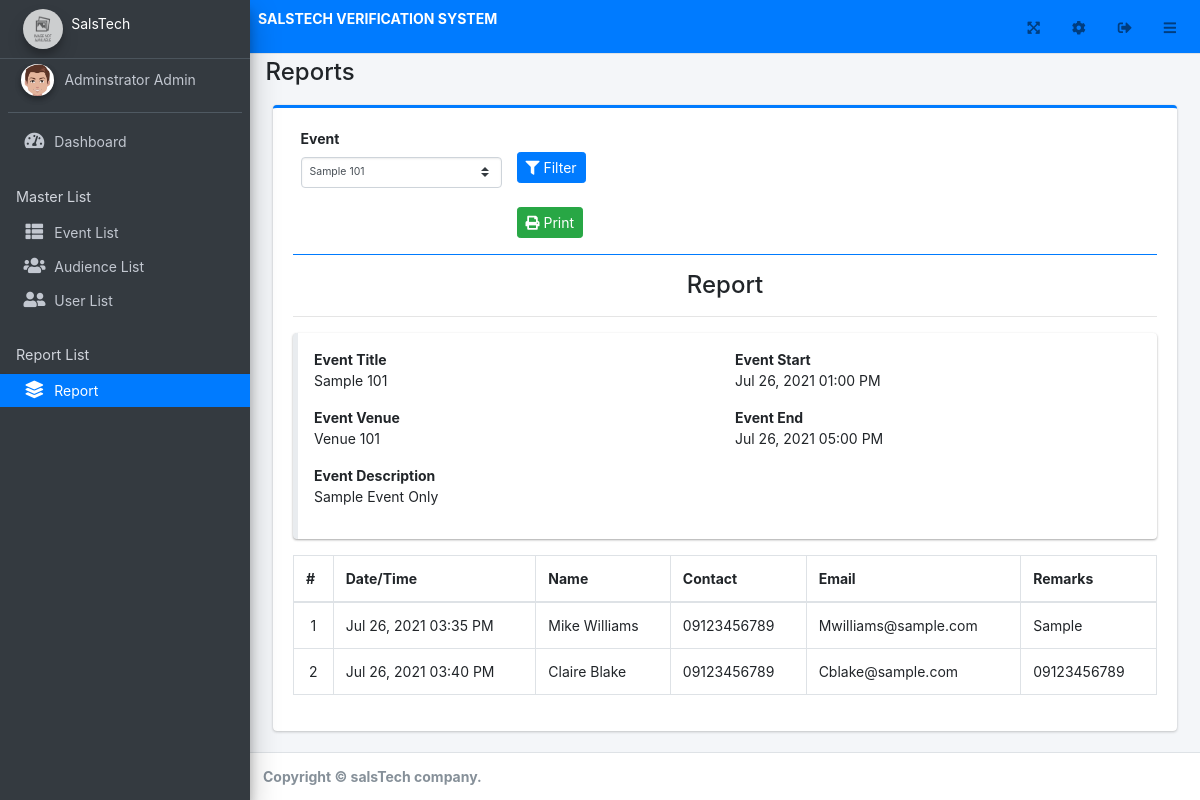
The page /admin/?page=reports (signed in) on the database as committed earlier.
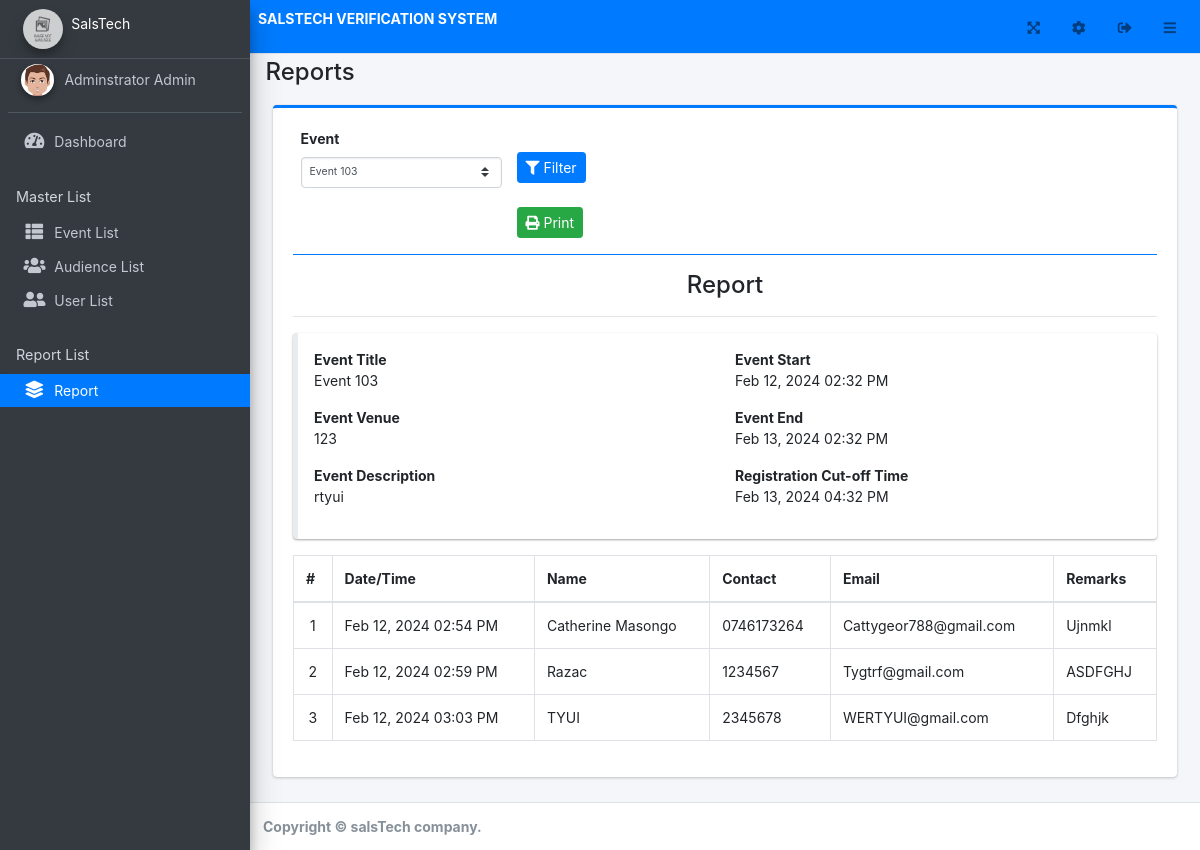
The same page on the database as committed later.
### tables this page shows
CREATE TABLE `registration_history` (
  `id` int(30) NOT NULL,
  `event_id` int(30) NOT NULL,
  `audience_id` int(30) NOT NULL,
  `user_id` int(30) NOT NULL,
  `date_created` datetime NOT NULL DEFAULT current_timestamp()
);

CREATE TABLE `event_audience` (
  `id` int(30) NOT NULL,
  `event_id` int(30) NOT NULL,
  `name` text NOT NULL,
  `contact` varchar(50) NOT NULL,
  `email` text NOT NULL,
  `remarks` text NOT NULL,
  `status` tinyint(1) NOT NULL DEFAULT 0,
  `date_created` datetime NOT NULL DEFAULT current_timestamp(),
  `date_updated` datetime DEFAULT NULL ON UPDATE current_timestamp()
);

### admin/reports/index.php (the view, shortened to what this page needs)
<?php
$event_id = isset($_GET['eid'])? $_GET['eid'] : '';
?>
<div class="col-md-12">
	<div class="card card-outline card-primary">
		<div class="card-body">
			<form action="" id="filter-frm">
			<div class="col-md-12">
				<div class="row">
					<div class="col-sm-3">
						<div class="form-group">
							<label for="event_id">Event</label>
							<select name="event_id" id="event_id" class="custom-select custom-select-sm select2">
								<?php
									$event= $conn->query("SELECT * FROM event_list order by title asc");
									while($row=$event->fetch_assoc()):
										if(empty($event_id))
										$event_id = $row['id'];
								?>
								<option value="<?php echo $row['id'] ?>" <?php echo $event_id == $row['id'] ? 'selected' : '' ?>><?php echo(ucwords($row['title'])) ?></option>
							<?php endwhile; ?>
							</select>
						</div>
					</div>
					<div class="col-sm-2">
						<button class="btn btn-sm btn-primary mt-4"><i class="fa fa-filter"></i> Filter</button>
						<button class="btn btn-sm btn-success mt-4" onclick="_Print()"><i class="fa fa-print"></i> Print</button>
					</div>
				</div>
			</div>
			</form>
			<hr class="border-primary">
			<div id="report-tbl-holder">
				<h4 class="text-center">Report</h4>
				<hr>
				<div class="callout">
					<div class="row">
						<div class="col-md-6">
							<dl>
								<dt>Event Title</dt>
								<dd><?php echo $title ?></dd>
							</dl>
							<dl>
								<dt>Event Venue</dt>
								<dd><?php echo $venue ?></dd>
							</dl>
							<dl>
								<dt>Event Description</dt>
								<dd><?php echo $description ?></dd>
							</dl>
						</div>
						<div class="col-md-6">
							<dl>
								<dt>Event Start</dt>
								<dd><?php echo date("M d, Y h:i A",strtotime($datetime_start)) ?></dd>
							</dl>
							<dl>
								<dt>Event End</dt>
								<dd><?php echo date("M d, Y h:i A",strtotime($datetime_end)) ?></dd>
							</dl>
							<?php
							if($limit_registration == 1):
							?>
							<dl>
								<dt>Registration Cut-off Time</dt>
								<dd><?php echo date("M d, Y h:i A",strtotime($datetime_end.' + '.$limit_time.' minutes')) ?></dd>
							</dl>
							<?php endif; ?>
						</div>
					</div>
				</div>
				<table id="report-tbl" class="table table-stripped table-bordered">
					<thead>
						<tr>
							<th>#</th>
							<th>Date/Time</th>
							<th>Name</th>
							<th>Contact</th>
							<th>Email</th>
							<th>Remarks</th>
						</tr>
					</thead>
					<tbody>
						<?php
						$i = 1;
						$qry = $conn->query("SELECT a.*,r.id as rid,r.date_created as rdate FROM registration_history r inner join event_audience a on a.id =r.audience_id where r.event_id = '{$event_id}' order by r.id asc ");
						while($row=$qry->fetch_assoc()):
						?>
						<tr>
							<td class="text-center"><?php echo $i++; ?></td>
							<td><?php echo date("M d, Y h:i A",strtotime($row['rdate'])) ?></td>
							<td><?php echo ucwords($row['name']) ?></td>
							<td><?php echo ucwords($row['contact']) ?></td>
							<td><?php echo ucwords($row['email']) ?></td>
							<td><?php echo ucwords($row['remarks']) ?></td>
						</tr>
						<?php endwhile; ?>
					</tbody>
				</table>
			</div>
		</div>
	</div>
</div>

Rows that differ between the two databases and show on the page:
no longer on this page (row edited): registration_history: date_created "Jul 26, 2021 03:35 PM", event_audience.name "Mike Williams", event_audience.contact "09123456789", event_audience.email "Mwilliams@sample.com", event_audience.remarks "Sample"
no longer on this page (row edited): registration_history: date_created "Jul 26, 2021 03:40 PM", event_audience.name "Claire Blake", event_audience.contact "09123456789", event_audience.email "Cblake@sample.com", event_audience.remarks "09123456789"
added registration_history: date_created "Feb 12, 2024 02:54 PM", event_audience.name "Catherine Masongo", event_audience.contact "0746173264", event_audience.email "Cattygeor788@gmail.com", event_audience.remarks "Ujnmkl"
added registration_history: date_created "Feb 12, 2024 02:59 PM", event_audience.name "Razac", event_audience.contact "1234567", event_audience.email "Tygtrf@gmail.com", event_audience.remarks "ASDFGHJ"
added registration_history: date_created "Feb 12, 2024 03:03 PM", event_audience.name "TYUI", event_audience.contact "2345678", event_audience.email "WERTYUI@gmail.com", event_audience.remarks "Dfghjk"
Other text that changed with them:
form field event_id: "Sample 101" → "Event 103"
$title: "Sample 101" → "Event 103"
$venue: "Venue 101" → "123"
$description: "Sample Event Only" → "rtyui"
date("M d, Y h:i A",strtotime($datetime_start)): "Jul 26, 2021 01:00 PM" → "Feb 12, 2024 02:32 PM"
date("M d, Y h:i A",strtotime($datetime_end)): "Jul 26, 2021 05:00 PM" → "Feb 13, 2024 02:32 PM"
text now shown: "Registration Cut-off Time Feb 13, 2024 04:32 PM"
